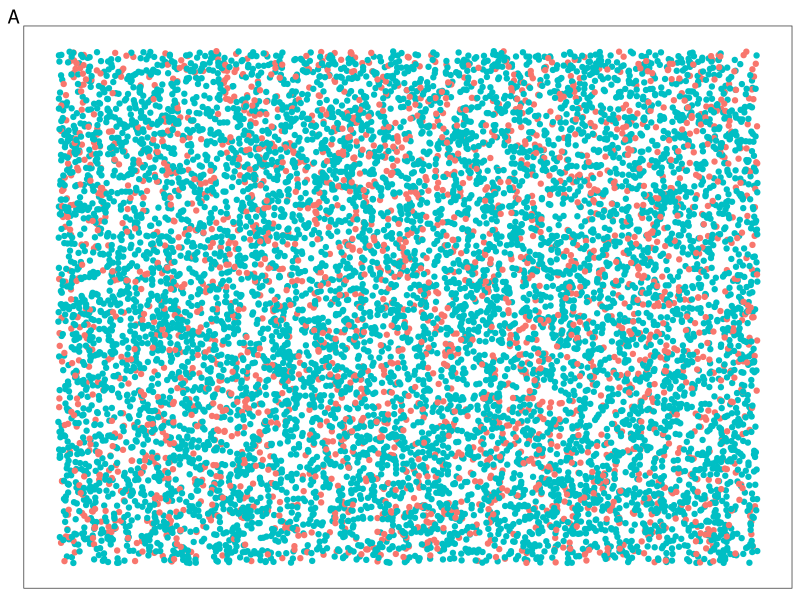
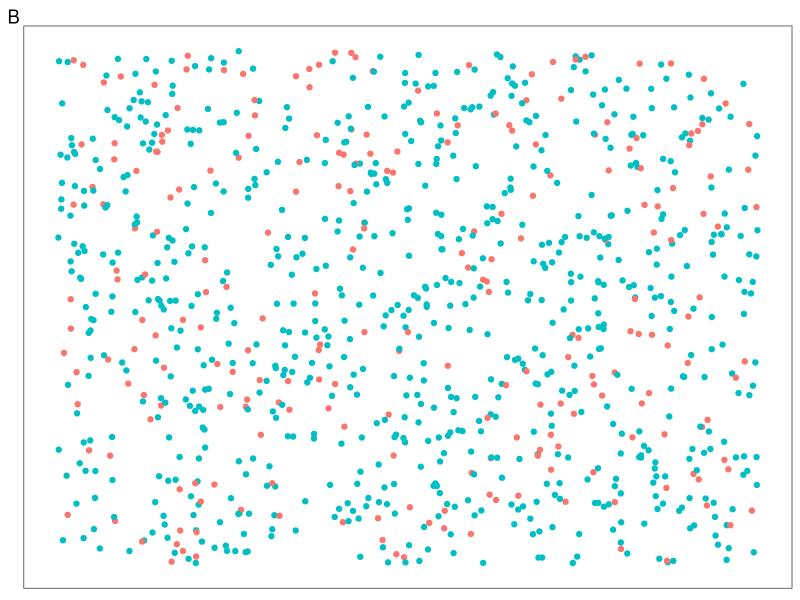
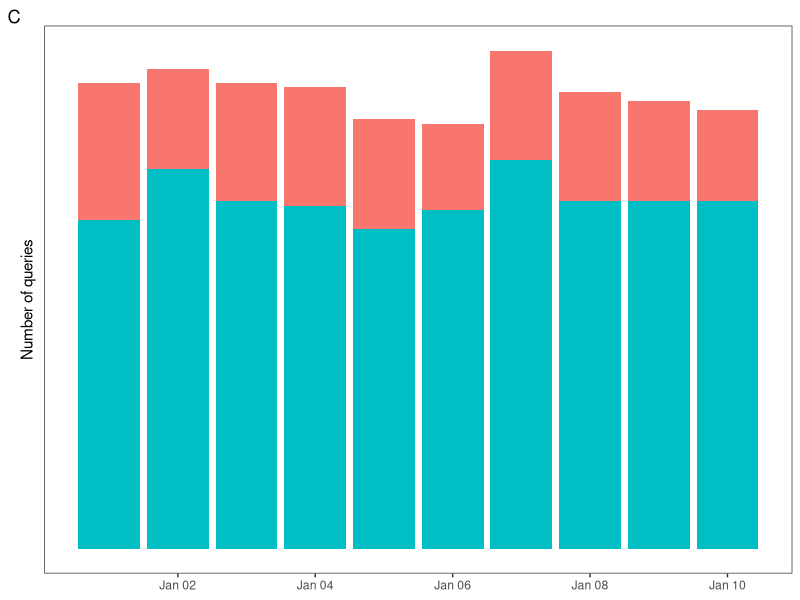
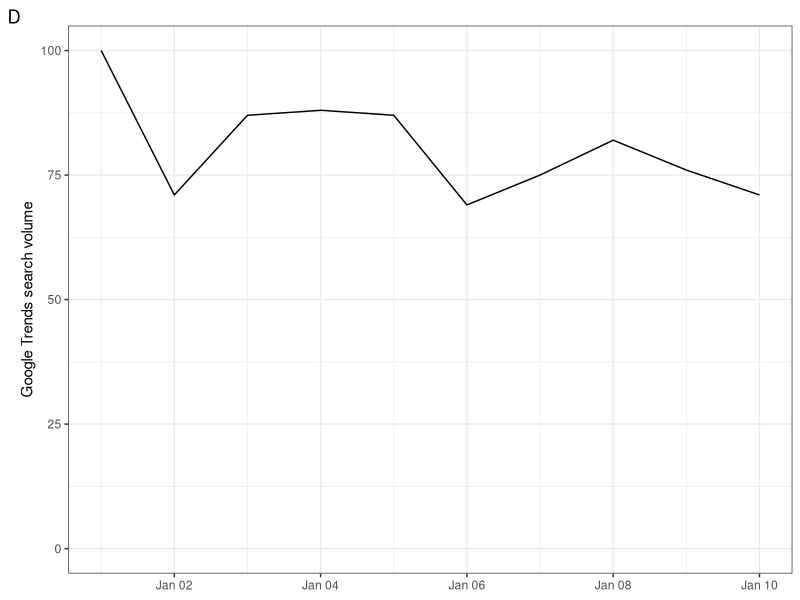

These charts were generated, in order, by the following R code:
## ---- chunk 1
knitr::opts_chunk$set(
  collapse = TRUE,
  comment = "#>"
)
## ---- chunk 2
library(dplyr)
library(ggplot2)
library(lubridate)
## ---- chunk 3
Sys.setlocale("LC_ALL", "English")

set.seed(123)

population <- tibble(
  x = runif(10000),
  y = runif(10000),
  q = sample(letters[1:2], 10000, replace = TRUE, prob = c(0.25, 0.85)),
  day = sample(1:10, 10000, replace = TRUE)
) %>%
  mutate(day = ymd(paste0("2022-01-", day)))

sample <- slice_sample(population, n = 1000)

max_queries <- sample %>%
  count(day) %>%
  filter(n == max(n)) %>%
  slice(1) %>%
  pull(n)
## ---- chunk 4
par(mfrow = c(2, 2))

population %>%
  ggplot() +
  geom_point(aes(x, y, colour = q)) +
  labs(tag = "A") +
  theme_bw() +
  theme(
    legend.position = "none",
    panel.grid = element_blank(),
    axis.title = element_blank(),
    axis.text = element_blank(),
    axis.ticks = element_blank()
  )

sample %>%
  ggplot() +
  geom_point(aes(x, y, colour = q)) +
  labs(tag = "B") +
  theme_bw() +
  theme(
    legend.position = "none",
    panel.grid = element_blank(),
    axis.title = element_blank(),
    axis.text = element_blank(),
    axis.ticks = element_blank()
  )

sample %>%
  ggplot() +
  geom_bar(aes(day, fill = q)) +
  labs(
    x = NULL,
    y = "Number of queries",
    tag = "C"
  ) +
  ylim(c(0, max_queries)) +
  theme_bw() +
  theme(
    legend.position = "none",
    panel.grid = element_blank(),
    axis.text.y = element_blank(),
    axis.ticks.y = element_blank()
  )

sample %>%
  mutate(q = q == "a") %>%
  summarise(share = sum(q) / n(), .by = day) %>%
  mutate(share = round(100 * share / max(share))) %>%
  ggplot() +
  geom_line(aes(x = day, y = share)) +
  labs(
    x = NULL,
    y = "Google Trends search volume",
    tag = "D"
  ) +
  ylim(0, 100) +
  theme_bw()
